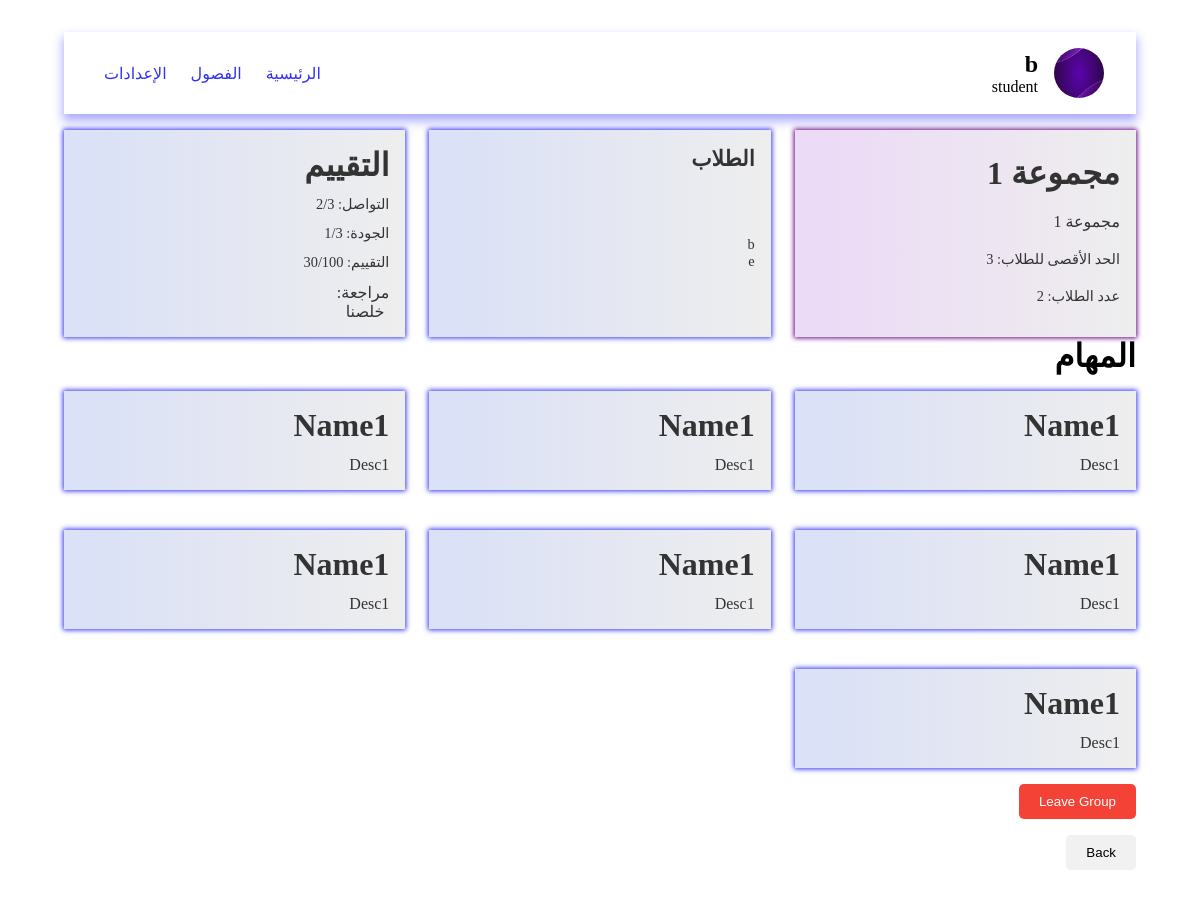
Page /pages/viewGroupDetails.php?id=1 (signed in) on the committed database.
### tables this page shows
CREATE TABLE groups (
    id INTEGER PRIMARY KEY, 
    title TEXT, 
    description TEXT, 
    "limit" INTEGER, 
    members INTEGER, 
    class_id INTEGER,
    interaction INTEGER,
    quality INTEGER,
    grading INTEGER,
    feedback TEXT
);

CREATE TABLE users (
    id INTEGER PRIMARY KEY, 
    name TEXT, 
    email TEXT UNIQUE, 
    password TEXT UNIQUE, 
    role TEXT
);

### data/db.php (called while the page is built, shortened)
<?php
$user = $_SESSION['user'] ?? null;
$db = new SQLite3('../data/database.db');
$db->exec('CREATE TABLE IF NOT EXISTS users (
    id INTEGER PRIMARY KEY,
    name TEXT,
    email TEXT UNIQUE,
    password TEXT UNIQUE,
    role TEXT
)');
$db->exec('CREATE TABLE IF NOT EXISTS classes (
    id INTEGER PRIMARY KEY,
    title TEXT,
    description TEXT,
    "limit" INTEGER,
    teacher_id INTEGER
)');
$db->exec('CREATE TABLE IF NOT EXISTS groups (
    id INTEGER PRIMARY KEY,
    title TEXT,
    description TEXT,
    "limit" INTEGER,
    members INTEGER,
    class_id INTEGER,
    interaction INTEGER,
    quality INTEGER,
    grading INTEGER,
    feedback TEXT
)');
$db->exec('CREATE TABLE IF NOT EXISTS group_students (
    group_id INTEGER,
    student_id INTEGER
)');
function getGroup($id)
{
    global $db;
    $stmt = $db->prepare('SELECT * FROM groups WHERE id = :id');
    $stmt->bindValue(':id', $id, SQLITE3_INTEGER);
    $result = $stmt->execute();
    if ($result) {
        return $result->fetchArray(SQLITE3_ASSOC);
    }
    return null;
}
function getStudent($id)
{
    global $db;
    $stmt = $db->prepare('SELECT * FROM users WHERE id = :id AND role = "student"');
    $stmt->bindValue(':id', $id, SQLITE3_INTEGER);
    $result = $stmt->execute();
    if ($result) {
        return $result->fetchArray(SQLITE3_ASSOC);
    }
    return null;
}
function getGroupStudentsByGroupId($group_id)
{
    global $db;
    $stmt = $db->prepare('SELECT * FROM group_students WHERE group_id = :group_id');
    $stmt->bindValue(':group_id', $group_id, SQLITE3_INTEGER);
    $result = $stmt->execute();
    $students = [];
    while ($row = $result->fetchArray(SQLITE3_ASSOC)) {
        $students[] = getStudent($row['student_id']);
    }
    return $students;
}
function getStudentsByClassId($class_id)
{
    global $db;
    $stmt = $db->prepare('SELECT * FROM classes WHERE id = :id');
    $stmt->bindValue(':id', $class_id, SQLITE3_INTEGER);
    $result = $stmt->execute();
    $class = $result->fetchArray(SQLITE3_ASSOC);
    $stmt = $db->prepare('SELECT * FROM groups WHERE class_id = :class
    ');
    $stmt->bindValue(':class', $class_id, SQLITE3_INTEGER);
    $result = $stmt->execute();
    $groups = [];
    while ($row = $result->fetchArray(SQLITE3_ASSOC)) {
        $groups[] = $row;
    }
    $students = [];
    foreach ($groups as $group) {
        $students = array_merge($students, getGroupStudentsByGroupId($group['id']));
    }
    return $students;
}
function getClassByGroupId($group_id)
{
    global $db;
    $group = getGroup($group_id);
    $stmt = $db->prepare('SELECT * FROM classes WHERE id = :id');
    $stmt->bindValue(':id', $group['class_id'], SQLITE3_INTEGER);
    $result = $stmt->execute();
    if ($result) {
        return $result->fetchArray(SQLITE3_ASSOC);
    }
    return null;
}

### pages/viewGroupDetails.php (the view, shortened to what this page needs)
<?php
include '../data/db.php';
$group = $_GET['id'];
$group = getGroup($group);
$members = getGroupStudentsByGroupId($group['id']);
$class = getClassByGroupId($group['id']);
$students = getStudentsByClassId($class['id']);
$missions = [
    [
        "name" => 'Name1',
        "description" => 'Desc1'
    ],
    [
        "name" => 'Name1',
        "description" => 'Desc1'
    ],
    [
        "name" => 'Name1',
        "description" => 'Desc1'
    ],
    [
        "name" => 'Name1',
        "description" => 'Desc1'
    ],
    [
        "name" => 'Name1',
        "description" => 'Desc1'
    ],
    [
        "name" => 'Name1',
        "description" => 'Desc1'
    ],
    [
        "name" => 'Name1',
        "description" => 'Desc1'
    ]
];
?>
<!DOCTYPE html>
<html lang="ar" dir="rtl">
<head>
    <link rel="stylesheet" href="../styles/viewGroup.css">
</head>
<body>
    <?php include "../components/navbar.php" ?>
    <main class="container">
        <div class="group first">
            <h1 class="title">
                <?php echo $group['title']; ?>
            </h1>
            <p class="desc">
                <?php echo $group['description']; ?>
            </p>
            <p class="limit">
                الحد الأقصى للطلاب:
                <?php echo $group['limit']; ?>
            </p>
            <p class="members">
                عدد الطلاب:
                <?php echo count($members); ?>
            </p>
        </div>
        <div class="members group">
            <h2>الطلاب</h2>
            <ul>
                <?php foreach ($members as $member) : ?>
                    <li>
                        <?php echo $member['name']; ?>
                    </li>
                <?php endforeach; ?>
            </ul>
        </div>
        <div class="group">
            <h1 class="title">
                التقييم
            </h1>
            <p class="limit">
                التواصل: <?php echo $group['interaction'] ?? '-'; ?>/3
            </p>
            <p class="limit">
                الجودة: <?php echo $group['quality'] ?? '-'; ?>/3
            </p>
            <p class="limit">
                التقييم: <?php echo $group['grading'] ?? '-'; ?>/100
            </p>
            <p class="desc">
                مراجعة:<br>&ThickSpace;<?php echo $group['feedback'] ?? '-'; ?>
            </p>
        </div>
    </main>
    <h1>المهام</h1>
    <main class="container">
        <?php foreach ($missions as $mission) : ?>
            <div class="group">
                <h1 class="title">
                    <?php echo $mission['name']; ?>
                </h1>
                <p><?php echo $mission['description']; ?></p>
            </div>
        <?php endforeach; ?>
    </main>
    <?php if ($user['role'] == 'student' && in_array($user['id'], array_column($members, 'id'))) : ?>
        <form action="../actions/leaveGroup.php" method="post">
            <button type="submit" class="leave">Leave Group</button>
        </form>
    <?php endif; ?>
    <button onclick="window.location.href = '../pages/viewGroups.php?id=<?php echo $class['id']; ?>'" class="back">Back</button>
</body>
</html>

### styles/viewGroup.css (style rules this page uses)
* { padding: 0; margin: 0; box-sizing: border-box; text-decoration: none; list-style: none; }
body { padding: 2rem 4rem; }
.container { display: grid; grid-template-columns: repeat(auto-fill, minmax(300px, 1fr)); gap: 1.5rem; }
.group { display: grid; gap: 0.75rem; background-image: linear-gradient(to right, #dbe1f6 10%, #eee); padding: 1.5rem 1rem; box-shadow: 0 0 5px 1px rgb(50, 50, 242); color: #333; cursor: pointer; }
.group.first { display: grid; gap: 0.75rem; background-image: linear-gradient(to right, #ecdbf6 10%, #eee); padding: 1.5rem 1rem; box-shadow: 0 0 5px 1px rgb(100, 0, 131); color: #333; cursor: pointer; }
.desc { font-size: 1rem; }
.limit { font-size: 0.9rem; }
.members { font-size: 0.9rem; }
.group { margin-top: 1rem; padding: 1rem; transition: 0.3s; }
.leave { background-color: #f44336; color: white; padding: 10px 20px; border: none; border-radius: 5px; cursor: pointer; margin-top: 1rem; }
.back { background-color: #f1f1f1; color: black; padding: 10px 20px; border: none; border-radius: 5px; cursor: pointer; margin-top: 1rem; }

### styles/navbar.css (style rules this page uses)
* { padding: 0; margin: 0; box-sizing: border-box; text-decoration: none; list-style: none; }

### rows in the picture
groups: title "مجموعة 1", description "مجموعة 1", limit "3", interaction "2", quality "1", grading "30", feedback "خلصنا"
users: name "b"
users: name "e"

### other values in the picture
$_SESSION['user']['name'] "b"
$_SESSION['user']['role'] "student"
count($members) "2"
$mission['name'] "Name1"
$mission['description'] "Desc1"
